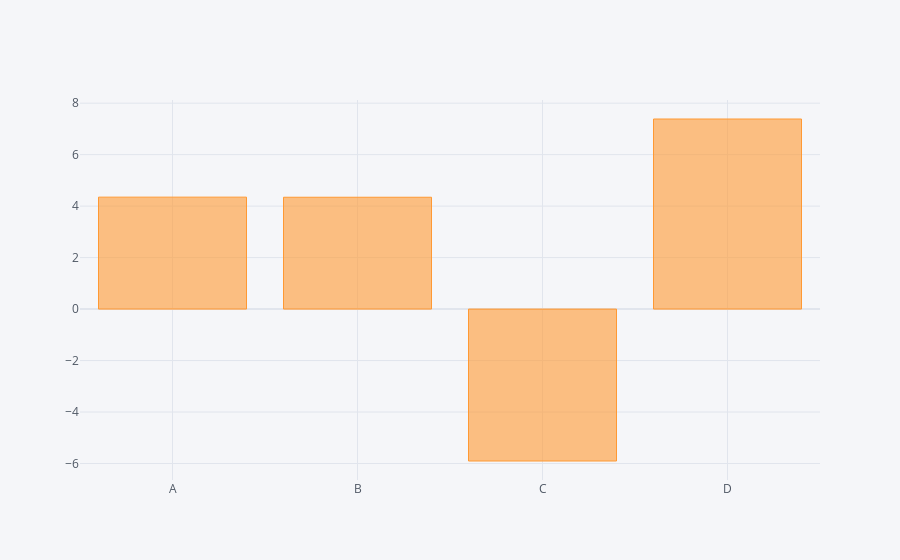

Notebook source saved alongside this figure:
### Code cell
df.sum().iplot(kind='bar')

### Figure 1 — Plotly figure (JSON) as saved in the notebook; plotly's stock layout.template omitted (floating-point values rounded to 4 significant figures)
{"data": [{"marker": {"color": "rgba(255, 153, 51, 0.6)", "line": {"color": "rgba(255, 153, 51, 1.0)", "width": 1}}, "name": "None", "orientation": "v", "text": "", "type": "bar", "x": ["A", "B", "C", "D"], "y": [4.349, 4.345, -5.902, 7.385]}], "layout": {"legend": {"bgcolor": "#F5F6F9", "font": {"color": "#4D5663"}}, "paper_bgcolor": "#F5F6F9", "plot_bgcolor": "#F5F6F9", "title": {"font": {"color": "#4D5663"}}, "xaxis": {"gridcolor": "#E1E5ED", "showgrid": true, "tickfont": {"color": "#4D5663"}, "title": {"font": {"color": "#4D5663"}, "text": ""}, "zerolinecolor": "#E1E5ED"}, "yaxis": {"gridcolor": "#E1E5ED", "showgrid": true, "tickfont": {"color": "#4D5663"}, "title": {"font": {"color": "#4D5663"}, "text": ""}, "zerolinecolor": "#E1E5ED"}}}
